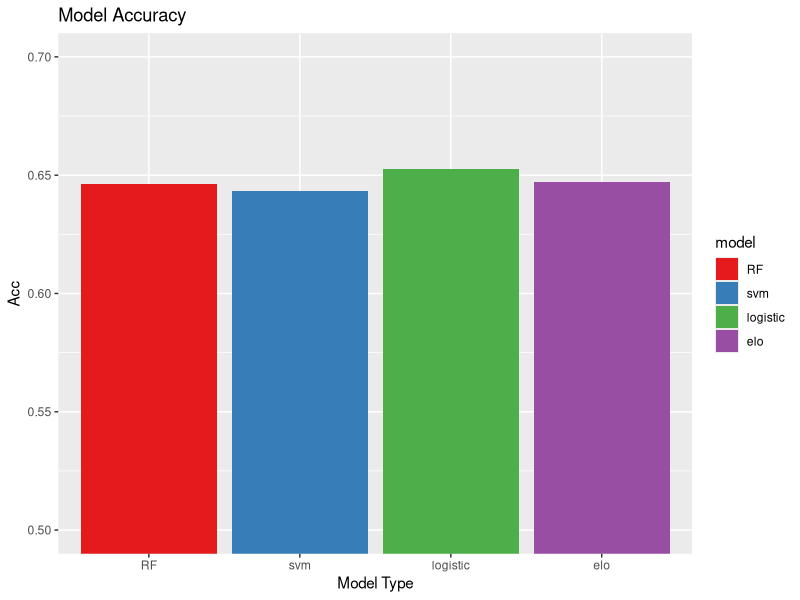
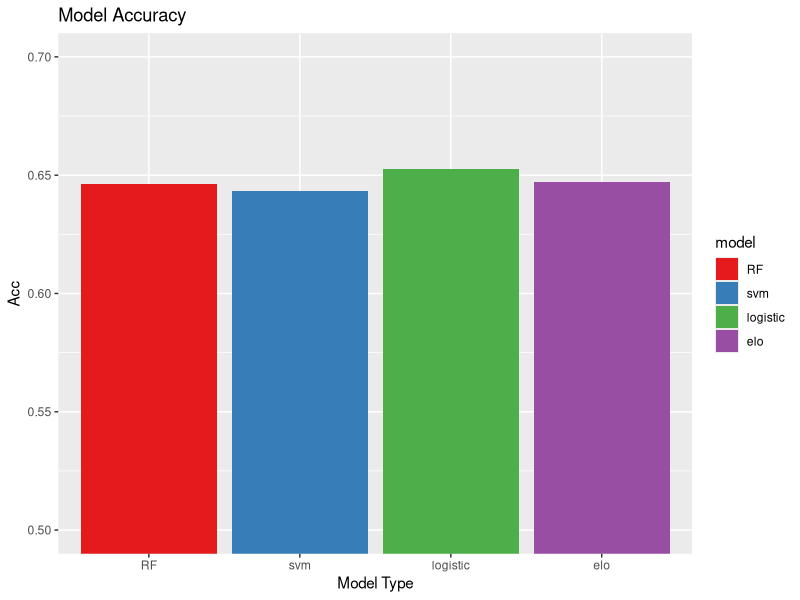

Source code (R) for these figures, in order:
library(ggplot2)
acc = c(0.64634146341463417,0.64349593495934965,0.65243902439024393,0.64715447154471539)
model = c('RF', 'svm','logistic', 'elo')
acc_df = data.frame(model, acc)
acc_df$model <- factor(acc_df$model, levels = unique(acc_df$model))
ggplot(acc_df, aes(x=model, y=acc, fill=model)) +
  geom_bar(stat="identity") +
  scale_fill_brewer(palette="Set1") +
  labs(x = "Model Type", y="Acc", title="Model Accuracy") +
  coord_cartesian(ylim = c(0.5, 0.7)) 
ggsave("acc_plot.png")
